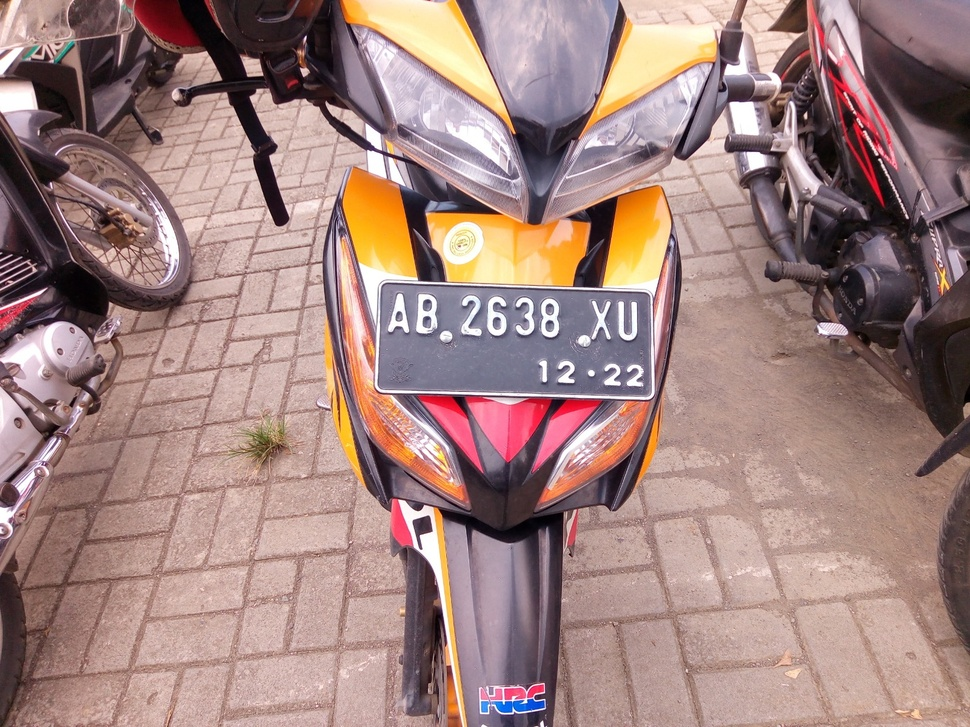
#> input picture projectPCD/data/plathitam2.jpg, 970 x 727 px, shrunk from 1600 x 1200 before the run, found by its file name
$ python backup.py
#> lines starting #> are read from the running program, lines starting #| are printed output that depends on the picture; after the words box and inside, x2 and y2 are one past the last pixel; in counts of white or black regions, pixels touching at a corner belong together
import cv2 as cv
import numpy as np
from matplotlib import pyplot as plt

# Load gambar plat nomor
img = cv.imread('projectPCD/data/plathitam2.jpg')
#> img is the input picture: shape (727, 970, 3); mean B, G, R 126.9, 131.2, 160.3

# Prapengolahan
# Normalisasi Cahaya
kernel = cv.getStructuringElement(cv.MORPH_ELLIPSE, (20, 20))
img_opening = cv.morphologyEx(img, cv.MORPH_OPEN, kernel)
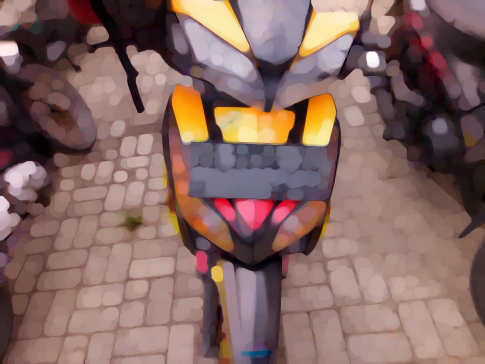
#> img_opening: shape (727, 970, 3) (shown at 1/2 size); mean B, G, R 99.4, 104.2, 133.4
img_norm = img - img_opening

# Konversi citra keabuan (grayscale)
img_gray = cv.cvtColor(img_norm, cv.COLOR_BGR2GRAY)
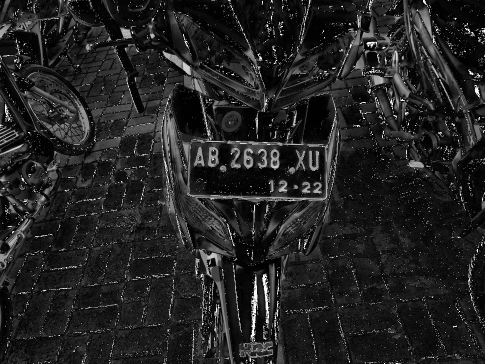
#> img_gray: shape (727, 970) (shown at 1/2 size); min 0, max 255, mean 34.8

# Thresholding menggunakan metode Otsu
_, img_thresh = cv.threshold(img_gray, 0, 255, cv.THRESH_BINARY + cv.THRESH_OTSU)
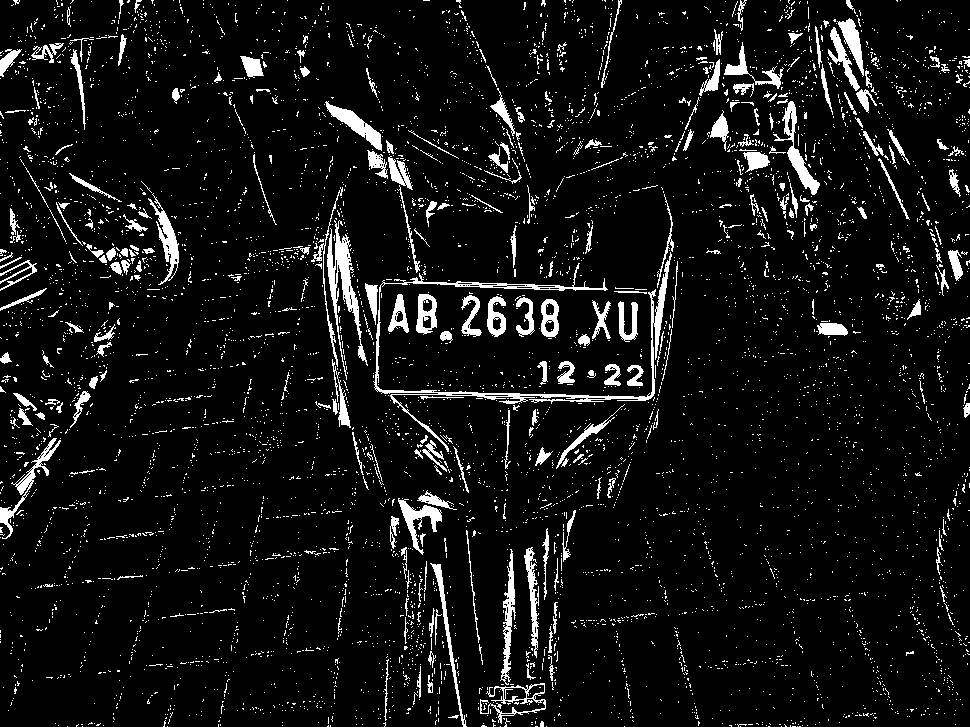
#> img_thresh: shape (727, 970); 7.3% white; 6130 white regions (5846 under 20 px)

# Deteksi plat menggunakan contours
contours_vehicle, _ = cv.findContours(img_thresh, cv.RETR_TREE, cv.CHAIN_APPROX_SIMPLE)
#> contours_vehicle = 6490 contours, 6313 with area under 20; largest, box (x1, y1, x2, y2) and area: (373, 252, 672, 452) 2292, (327, 220, 368, 380) 1360, (773, 101, 820, 195) 847, (325, 101, 382, 151) 748, (148, 193, 179, 285) 710

# Cek jumlah contours
index_plate_candidate = []

for contour_vehicle in contours_vehicle:
    x, y, w, h = cv.boundingRect(contour_vehicle)
    aspect_ratio = w / h
    if w >= 200 and aspect_ratio <= 4:
        index_plate_candidate.append(contour_vehicle)
#> this loop made 6490 passes
#> (x, y, w, h, aspect_ratio) on passes 2, 4, 6: (797, 726, 1, 1, 1), (781, 726, 1, 1, 1), (740, 726, 1, 1, 1)
#> after the loop, index_plate_candidate = 1 contour; box (x1, y1, x2, y2) and area: (373, 252, 672, 452) 2292

if len(index_plate_candidate) == 0:
    print("Plat nomor tidak ditemukan")
else:
    plate_candidate = max(index_plate_candidate, key=cv.contourArea)
#> plate_candidate = contour of 598 points, box (x1, y1, x2, y2) (373, 252, 672, 452), area 2292
    x_plate, y_plate, w_plate, h_plate = cv.boundingRect(plate_candidate)
#> x_plate = 373; y_plate = 252; w_plate = 299; h_plate = 200
    cv.rectangle(img, (x_plate, y_plate), (x_plate + w_plate, y_plate + h_plate), (0, 255, 0), 5)
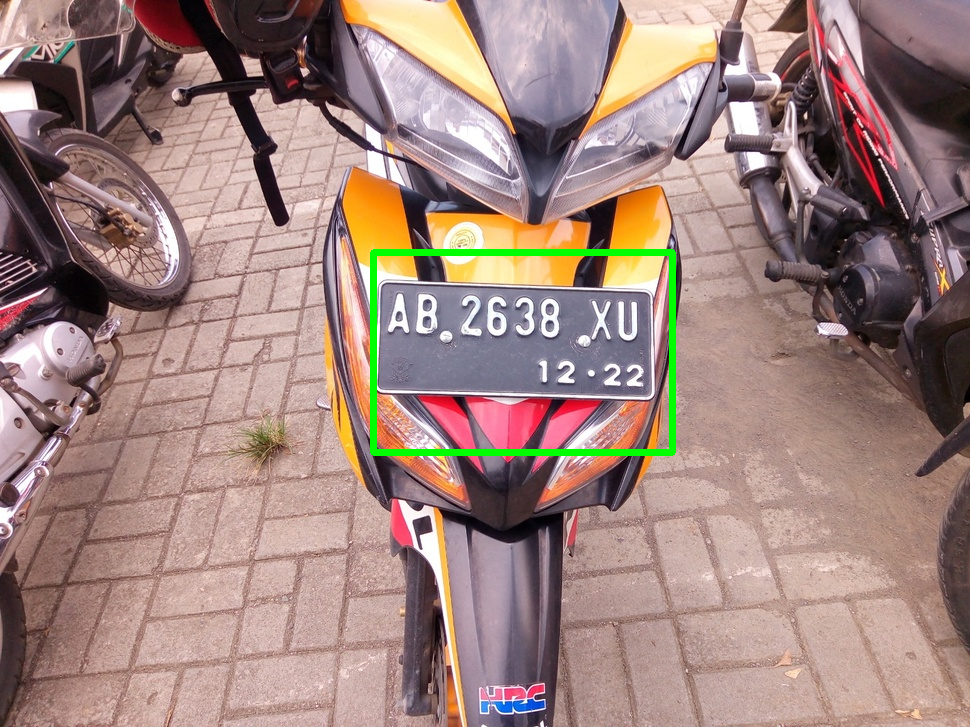
#> img: shape (727, 970, 3); 0.99% of pixels changed, all inside (x1, y1, x2, y2) = (370, 249, 676, 456)
    plate_roi = img[y_plate:y_plate + h_plate, x_plate:x_plate + w_plate]
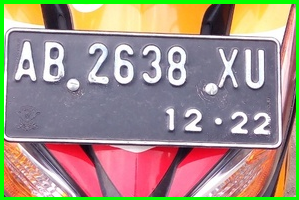
#> plate_roi: shape (200, 299, 3); mean B, G, R 134.8, 146.1, 161.5

    # Segmentasi Warna
    # Konversi ke model warna HSV
    hsv_plate = cv.cvtColor(plate_roi, cv.COLOR_BGR2HSV)
#> hsv_plate: shape (200, 299, 3); mean H, S, V 110.5, 79.8, 184

    # Tentukan rentang warna untuk hitam, putih, kuning, dan merah
    lower_black = np.array([0, 0, 0])
    upper_black = np.array([180, 255, 30])

    lower_white = np.array([0, 0, 200])
    upper_white = np.array([180, 30, 255])

    lower_yellow = np.array([20, 100, 100])
    upper_yellow = np.array([40, 255, 255])

    lower_red1 = np.array([0, 100, 100])
    upper_red1 = np.array([10, 255, 255])
    lower_red2 = np.array([160, 100, 100])
    upper_red2 = np.array([180, 255, 255])

    # Buat mask untuk setiap warna
    mask_black = cv.inRange(hsv_plate, lower_black, upper_black)
#> mask_black: shape (200, 299); 0.16% white; 10 white regions (8 under 20 px), largest, box (x1, y1, x2, y2) and area: (181, 148, 190, 154) 34, (82, 145, 89, 152) 30
    mask_white = cv.inRange(hsv_plate, lower_white, upper_white)
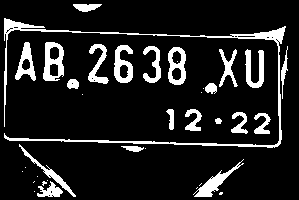
#> mask_white: shape (200, 299); 12.4% white; 37 white regions (15 under 20 px), largest, box (x1, y1, x2, y2) and area: (4, 18, 286, 148) 2045, (43, 42, 64, 81) 500, (193, 159, 244, 197) 442
    mask_yellow = cv.inRange(hsv_plate, lower_yellow, upper_yellow)
#> mask_yellow: shape (200, 299); 4% white; 20 white regions (14 under 20 px), largest, box (x1, y1, x2, y2) and area: (230, 4, 277, 33) 816, (4, 4, 43, 25) 586, (72, 4, 107, 30) 551, (126, 4, 153, 31) 299, (180, 22, 189, 32) 49, (155, 22, 161, 31) 27
    mask_red1 = cv.inRange(hsv_plate, lower_red1, upper_red1)
#> mask_red1: shape (200, 299); 3.2% white; 39 white regions (28 under 20 px), largest, box (x1, y1, x2, y2) and area: (244, 148, 277, 197) 850, (4, 160, 32, 197) 476, (4, 140, 15, 160) 121
    mask_red2 = cv.inRange(hsv_plate, lower_red2, upper_red2)
#> mask_red2: shape (200, 299); 10.8% white; 25 white regions (21 under 20 px), largest, box (x1, y1, x2, y2) and area: (91, 143, 179, 197) 2975, (44, 142, 104, 197) 1635, (167, 146, 230, 197) 1601, (282, 45, 296, 121) 195
    mask_red = cv.bitwise_or(mask_red1, mask_red2)
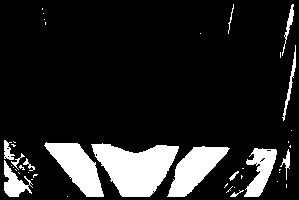
#> mask_red: shape (200, 299); 14.1% white; 43 white regions (29 under 20 px), largest, box (x1, y1, x2, y2) and area: (91, 143, 179, 197) 2975, (44, 142, 104, 197) 1635, (167, 146, 230, 197) 1601

    # Klasifikasi Warna
    vehicle_classification = []

    if cv.countNonZero(mask_black) > 0:
        vehicle_classification.append("Pribadi (Hitam)")
    if cv.countNonZero(mask_white) > 0:
        vehicle_classification.append("Pribadi (Putih)")
    if cv.countNonZero(mask_yellow) > 0:
        vehicle_classification.append("Umum (Kuning)")
    if cv.countNonZero(mask_red) > 0:
        vehicle_classification.append("Pemerintah (Merah)")

    # Tampilkan hasil
    plt.imshow(cv.cvtColor(img, cv.COLOR_BGR2RGB))
    plt.axis('off')

    # Tampilkan klasifikasi kendaraan berdasarkan warna plat nomor
    if vehicle_classification:
        most_common_classification = max(set(vehicle_classification), key=vehicle_classification.count)
        plt.text(10, 20, most_common_classification, fontsize=12, color='red', bbox=dict(facecolor='white', alpha=0.5))
    else:
        plt.text(10, 20, "Plat nomor tidak terdeteksi", fontsize=12, color='red', bbox=dict(facecolor='white', alpha=0.5))

    plt.show()
